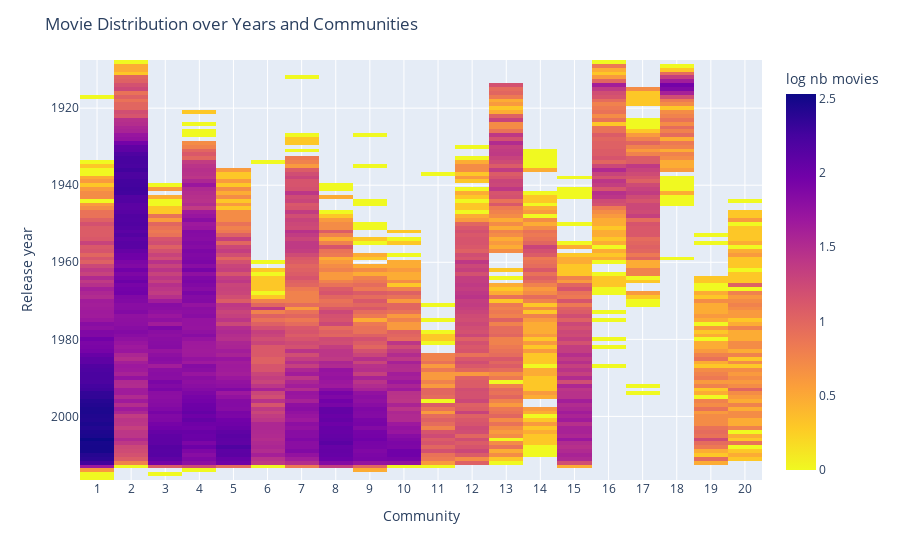

The notebook cell saved with this chart:
### Code cell
fig = px.imshow(np.log10(movies_year_com),y=movies_year_com.index,color_continuous_scale  = 'plasma_r',labels={'color':'log nb movies'})
fig.update_yaxes(title = 'Release year')
fig.update_xaxes(title = 'Community')
fig.update_layout(title = 'Movie Distribution over Years and Communities')
fig.show()

### Figure 1 — Plotly figure (JSON) as saved in the notebook; plotly's stock layout.template omitted (floating-point values rounded to 4 significant figures; data arrays with more than 128 entries replaced by an {"elided": "..."} marker saying what was removed)
{"data": [{"coloraxis": "coloraxis", "hovertemplate": "x: %{x}<br>Movie_release_year: %{y}<br>log nb movies: %{z}<extra></extra>", "name": "0", "type": "heatmap", "x": ["1", "2", "3", "4", "5", "6", "7", "8", "9", "10", "11", "12", "13", "14", "15", "16", "17", "18", "19", "20"], "xaxis": "x", "y": [1908, 1909, 1910, 1911, 1912, 1913, 1914, 1915, 1916, 1917, 1918, 1919, 1920, 1921, 1922, 1923, 1924, 1925, 1926, 1927, 1928, 1929, 1930, 1931, 1932, 1933, 1934, 1935, 1936, 1937, 1938, 1939, 1940, 1941, 1942, 1943, 1944, 1945, 1946, 1947, 1948, 1949, 1950, 1951, 1952, 1953, 1954, 1955, 1956, 1957, 1958, 1959, 1960, 1961, 1962, 1963, 1964, 1965, 1966, 1967, 1968, 1969, 1970, 1971, 1972, 1973, 1974, 1975, 1976, 1977, 1978, 1979, 1980, 1981, 1982, 1983, 1984, 1985, 1986, 1987, 1988, 1989, 1990, 1991, 1992, 1993, 1994, 1995, 1996, 1997, 1998, 1999, 2000, 2001, 2002, 2003, 2004, 2005, 2006, 2007, 2008, 2009, 2010, 2011, 2012, 2013, 2014, 2015, 2016], "yaxis": "y", "z": {"elided": "109x20 float values"}}], "layout": {"coloraxis": {"colorbar": {"title": {"text": "log nb movies"}}, "colorscale": [[0, "#f0f921"], [0.1111, "#fdca26"], [0.2222, "#fb9f3a"], [0.3333, "#ed7953"], [0.4444, "#d8576b"], [0.5556, "#bd3786"], [0.6667, "#9c179e"], [0.7778, "#7201a8"], [0.8889, "#46039f"], [1, "#0d0887"]]}, "margin": {"t": 60}, "title": {"text": "Movie Distribution over Years and Communities"}, "xaxis": {"anchor": "y", "constrain": "domain", "domain": [0, 1], "scaleanchor": "y", "title": {"text": "Community"}}, "yaxis": {"anchor": "x", "autorange": "reversed", "constrain": "domain", "domain": [0, 1], "title": {"text": "Release year"}}}}
